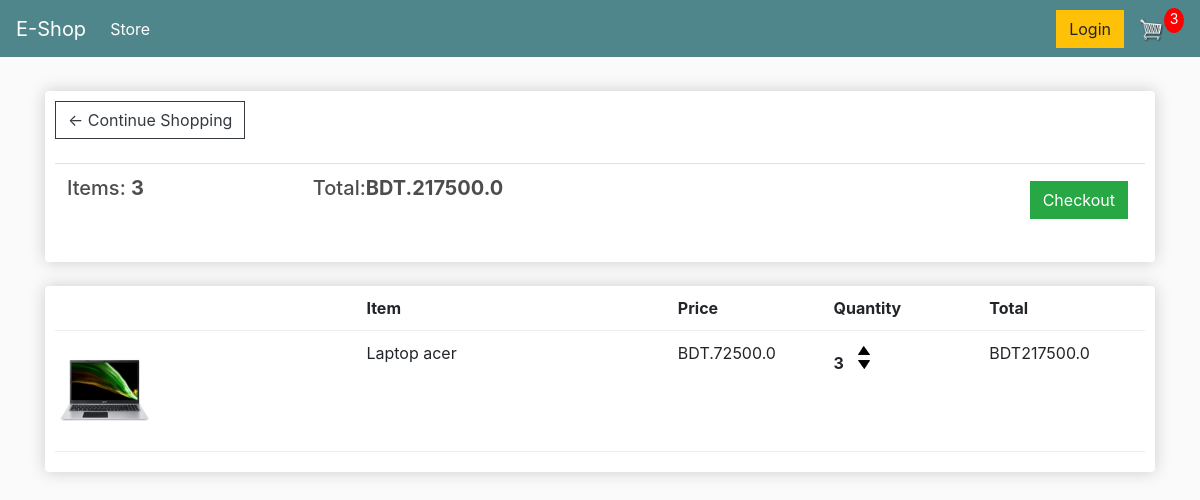
/cart/ (signed in), run on an earlier commit of the app's database.
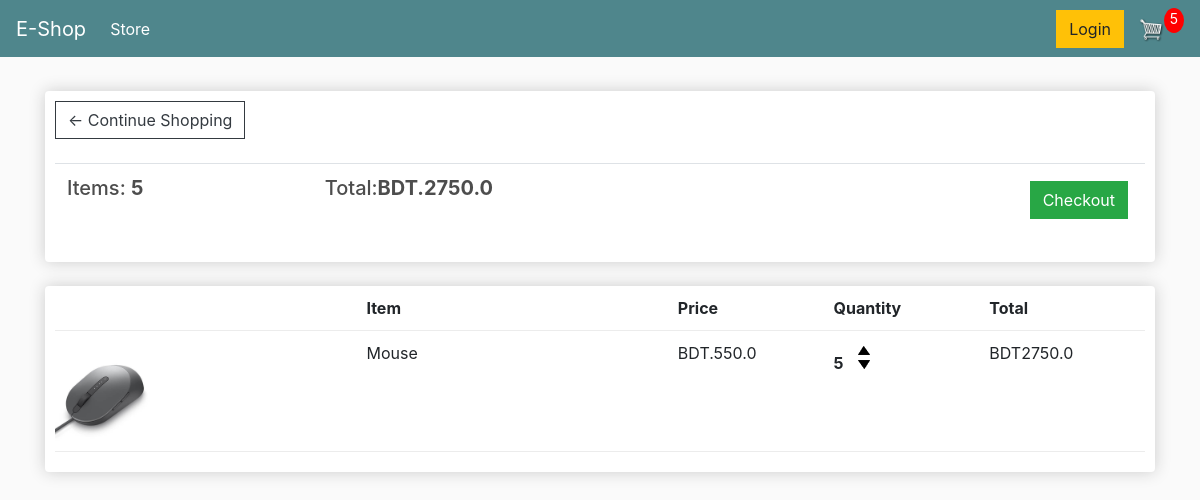
And on a later commit of the database.
### store/models.py (models this page shows, shortened)
class Order(models.Model):
  customer = models.ForeignKey(Customer, on_delete=models.CASCADE, blank=True,null=True)
  date_ordered = models.DateTimeField(auto_now_add=True)
  complete =  models.BooleanField(default=False , blank=True, null=True)
  transaction_id = models.CharField(max_length=200,blank=True, null=True)
  @property
  def get_cart_total(self):
    orderitems = self.orderitem_set.all()
    total = sum([item.get_total for item in orderitems])
    return total
  @property
  def get_cart_items(self):
    orderitems = self.orderitem_set.all()
    total = sum([item.quantity for item in orderitems])
    return total

class OrderItem(models.Model):
  product = models.ForeignKey(Product, on_delete=models.SET_NULL, blank=True,null=True)
  order = models.ForeignKey(Order, on_delete=models.SET_NULL,blank=True,null=True)
  quantity = models.IntegerField(default=0, blank=True, null=True)
  date_added = models.DateTimeField(auto_now_add=True)
  @property
  def get_total(self):
    total = self.product.price * self.quantity
    return total

class Product(models.Model):
  name = models.CharField(max_length=200, blank=True,null=True)
  price = models.FloatField()
  digital = models.BooleanField(default=False , blank=True, null=True)
  image = models.ImageField(blank=True,null=True)
  @property
  def imageURL(self):
    try:
      url = self.image.url
    except:
      url = ''
    return url

### store/views.py (the view)
# urls.py: path('cart/', cart , name='cart'),
def cart(request):
  if request.user.is_authenticated:
      customer = request.user.customer
      queryset = Order.objects.filter(customer=customer, complete=False)
      if queryset.exists():
        order, created = queryset.first(), False
      else:
        order, created = Order.objects.create(customer=customer, complete=False), True
      items = order.orderitem_set.all()
      cartItems = order.get_cart_items
  else:
      items=[]
      order = {'get_cart_total':0, 'get_cart_items':0,'shipping': False}
      cartItems = order['get_cart_items']
  context = {'order':order,'items':items,'cartItems':cartItems}
  return render(request,'store/cart.html',context)

### templates/store/cart.html
{% extends 'store/main.html' %}
{% load static %}
{% block content %}
	<div class="row">
		<div class="col-lg-12">
			<div class="box-element">
				<a  class="btn btn-outline-dark" href="{% url 'store' %}">&#x2190; Continue Shopping</a>
				<br>
				<br>
				<table class="table">
					<tr>
						<th><h5>Items: <strong>{{order.get_cart_items}}</strong></h5></th>
						<th><h5>Total:<strong>BDT.{{order.get_cart_total}}</strong></h5></th>
						<th>
							<a  style="float:right; margin:5px;" class="btn btn-success" href="{% url 'checkout' %}">Checkout</a>
						</th>
					</tr>
				</table>
			</div>
			<br>
			<div class="box-element">
				<div class="cart-row">
					<div style="flex:2"></div>
					<div style="flex:2"><strong>Item</strong></div>
					<div style="flex:1"><strong>Price</strong></div>
					<div style="flex:1"><strong>Quantity</strong></div>
					<div style="flex:1"><strong>Total</strong></div>
				</div>
				{% for item in items %}
				<div class="cart-row">
					<div style="flex:2"><img class="row-image" src="{{item.product.imageURL}}"></div>
					<div style="flex:2"><p>{{item.product.name}}</p></div>
					<div style="flex:1"><p>BDT.{{item.product.price}}</p></div>
					<div style="flex:1">
						<p class="quantity">{{item.quantity}}</p>
						<div class="quantity">
							<img data-product="{{item.product.id}}" data-action="add" class="chg-quantity update-cart" src="{% static  'images/arrow-up.png' %}">
							<img data-product="{{item.product.id}}" data-action="remove" class="chg-quantity update-cart" src="{% static  'images/arrow-down.png' %}">
						</div>
					</div>
					<div style="flex:1"><p>BDT{{item.get_total}}</p></div>
				</div>
				{% endfor %}
			</div>
		</div>
	</div>
{% endblock content %}

What changed in the data, as far as the page shows it:
removed Order: get_cart_items "3", get_cart_total "217500.0"
no longer on this page (row edited): OrderItem: product.imageURL (picture), product.name "Laptop acer", product.price "72500.0", quantity "3", get_total "217500.0"
added Order: get_cart_items "5", get_cart_total "2750.0"
added OrderItem: product.imageURL (picture), product.name "Mouse", product.price "550.0", quantity "5", get_total "2750.0"
Also different on the page:
{{ cartItems }}: "3" → "5"
